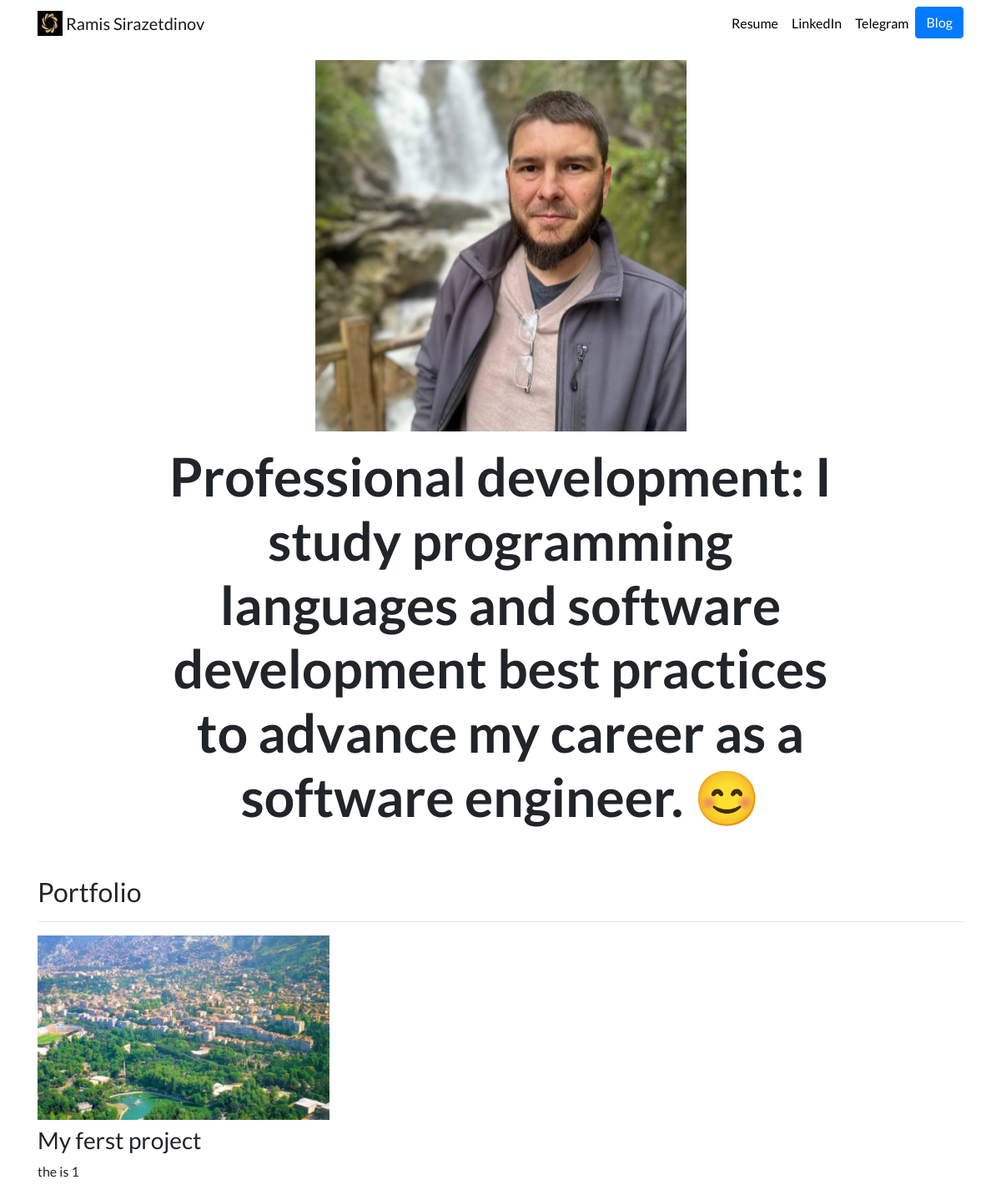
The app's page /, older data.
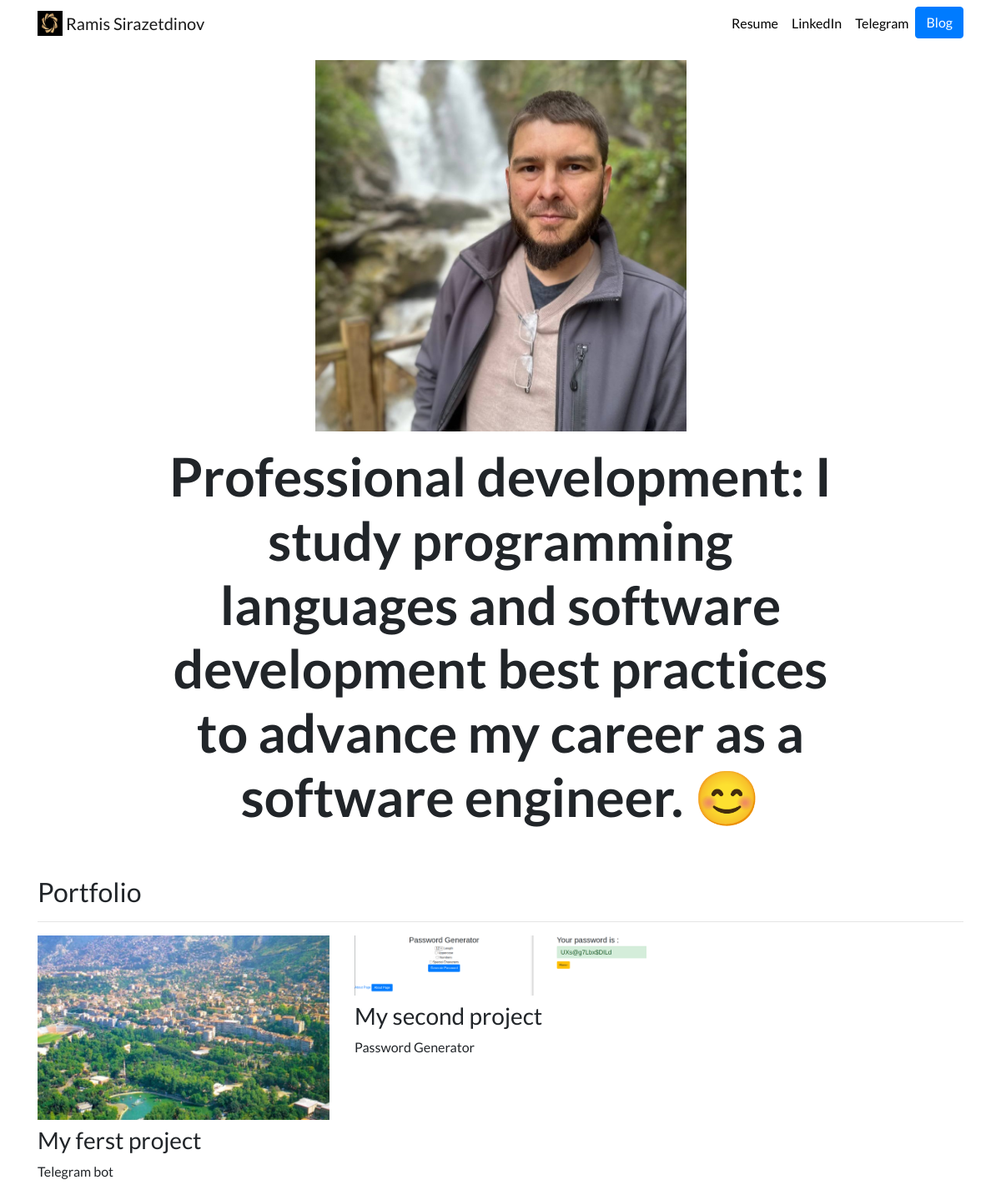
The same page, newer data.
### portfolio/models.py (models this page shows, shortened)
class Project(models.Model):
    title = models.CharField(max_length=100)
    description = models.CharField(max_length=250)
    image = models.ImageField(upload_to='portfolio/images/')
    url = models.URLField(blank=True)

### portfolio/views.py (the view)
# urls.py: 2. Add a URL to urlpatterns:  path('', views.home, name='home')
def home(request):
    projects = Project.objects.all()
    return render(request, 'portfolio/home.html', {'projects': projects})

### portfolio/templates/portfolio/home.html
{% extends "portfolio/base.html" %}
{% load static %}
{% block content %}
<div class="row justify-content-center my-3">
  <div class="col-5">
    <img src="{% static 'portfolio/bur.jpg' %}" class="img-fluid">
  </div>
</div>
<div class="row justify-content-center mb-3">
  <div class="col-md-9 text-center">
    <h1 id="hometext" class="font-weight-bold">Professional development: I study programming languages and software development best practices to advance my career as a software engineer. 😊</h1>
  </div>
</div>
<h2 class="mt-5">Portfolio</h2>
<hr>
<div class="row">
  {% for project in projects %}
  <div class="col-lg-4 col-md-6">
    {% if project.url %}
    <a href="{{ project.url }}">
      <img src="{{ project.image.url }}" class="img-fluid mb-2">
    </a>
    {% else %}
    <img src="{{ project.image.url }}" class="img-fluid mb-2">
    {% endif %}
    <h3>{{ project.title }}</h3>
    <p>{{ project.description }}</p>
  </div>
  {% endfor %}
</div>
{% endblock %}

### portfolio/templates/portfolio/base.html (shortened to what this page needs)
{% load static %}
<!doctype html>
<html lang="en">
<head>
  <link rel="stylesheet" href="https://stackpath.bootstrapcdn.com/bootstrap/4.4.1/css/bootstrap.min.css">
  <link rel="stylesheet" href="{% static 'portfolio/custom.css' %}">
</head>
<body>
  <nav id="topNav" class="navbar navbar-expand-md navbar-light">
    <div class="container">
      <a class="navbar-brand" href="{% url 'home' %}">
        <img src="{% static 'portfolio/Logo.png' %}" width="30" height="30" class="d-inline-block align-top" alt="Nick's Logo">
        <span>Ramis Sirazetdinov</span>
      </a>
      <div class="collapse navbar-collapse text-center" id="navbarNav">
        <ul class="navbar-nav ml-auto">
          <li class="nav-item">
            <a class="nav-link" href="{% static 'portfolio/resume.txt' %}">Resume</a>
          </li>
          <li class="nav-item">
            <a class="nav-link" href="" target="_blank">LinkedIn</a>
          </li>
          <li class="nav-item">
            <a class="nav-link" href="" target="_blank">Telegram</a>
          </li>
          <li>
            <a role="button" href="{% url 'blog:all_blogs' %}" class="btn btn-primary">Blog</a>
          </li>
        </ul>
      </div>
    </div>
  </nav>
  <div class="container">
    {% block content %}{% endblock %}
  </div>
</body>
</html>

### portfolio/static/portfolio/custom.css (style rules this page uses)
.navbar-nav .nav-link { color: rgba(0,0,0,1) !important; }
body { font-family: 'Lato', sans-serif; }
@media (min-width: 992px) { #hometext { font-size: 4rem; } }

Row changes from the older to the newer data that the page shows:
changed Project "My ferst project": description "the is 1" → "Telegram bot"
added Project: image (picture), title "My second project", description "Password Generator"
